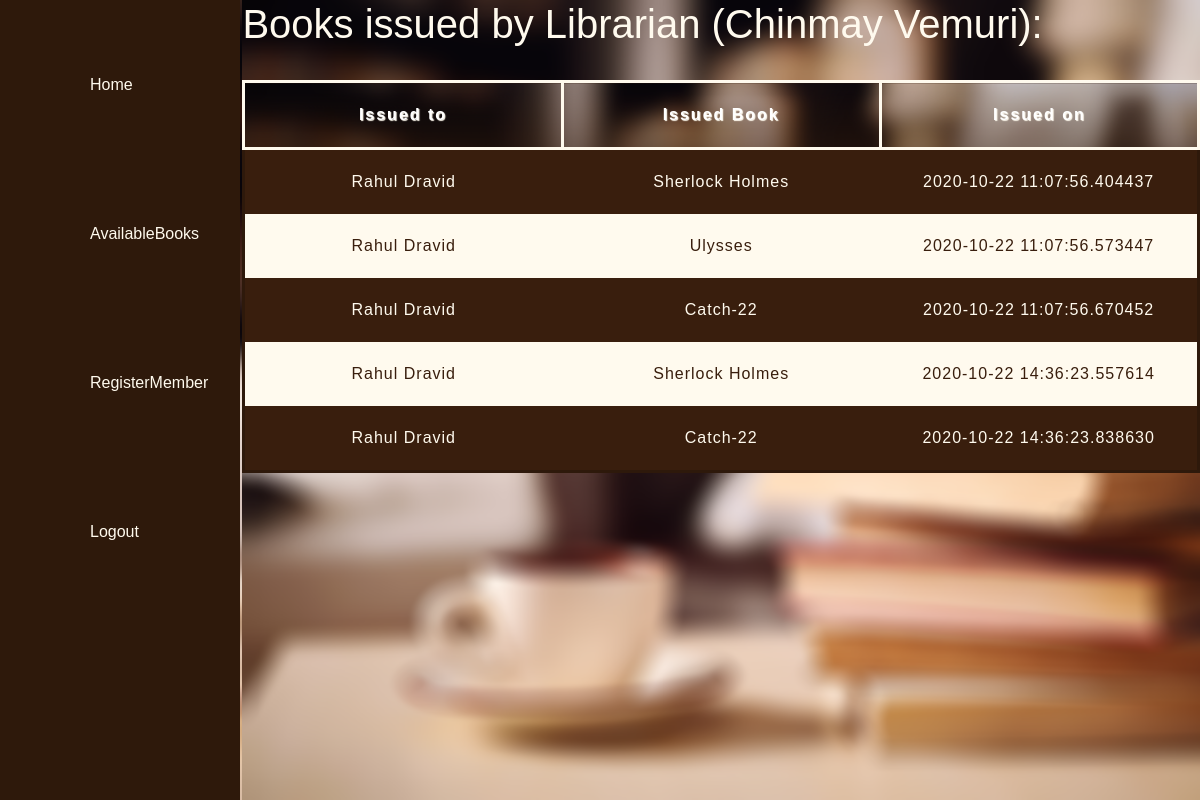
Screenshot of /issued-by-me (signed in) with the database file from the repository.
### librarymanagement/models.py (models this page shows, shortened)
class librarian(UserMixin,db.Model):
    __tablename__="librarian"
    id = db.Column(db.Integer, primary_key = True)
    name = db.Column(db.String(50), nullable = False)
    email = db.Column(db.Text, unique = True, nullable = False)
    password = db.Column(db.String(64), nullable = False)
    address = db.Column(db.Text, nullable = False)
    doj = db.Column(db.DateTime, nullable = False, default = datetime.utcnow)
    shift_from = db.Column(db.String(4), nullable = False)
    shift_till = db.Column(db.String(4), nullable = False)
    mobiles = db.relationship("librarianMobile", backref = "librarian", lazy = True)
    librarian_issueInfo  = db.relationship("issueInfo", backref = "librarian",lazy=True)

class issueInfo(UserMixin,db.Model):
    __tablename__="issueinfo"
    id = db.Column(db.Integer, primary_key = True)
    date = db.Column(db.DateTime, nullable = False, default = datetime.utcnow) #Check if default is required here
    member_id = db.Column(db.Integer, db.ForeignKey("member.id"), nullable = False)
    book_id = db.Column(db.Integer, db.ForeignKey("book.id"), nullable = False)
    lib_id = db.Column(db.Integer, db.ForeignKey("librarian.id"), nullable = False)
    issueStatus = db.relationship("issuedOrReturned", backref = "issueinfo", lazy = True)

class member(UserMixin,db.Model):
    __tablename__="member"
    id = db.Column(db.Integer, primary_key = True)
    name = db.Column(db.String(50), nullable = False)
    email = db.Column(db.Text, unique = True, nullable = False)
    isAdult = db.Column(db.Boolean, nullable = False)
    address = db.Column(db.Text, nullable = False)
    curr_no_books = db.Column(db.Integer, default = 0)
    mobiles = db.relationship("memberMobile", backref = "member", lazy = True)
    member_issueInfo  = db.relationship("issueInfo", backref = "member", lazy = True)

class book(UserMixin,db.Model):
    __tablename__="book"
    id = db.Column(db.Integer, primary_key = True)
    name = db.Column(db.String(100), nullable = False)
    publisher = db.Column(db.String(50), nullable = False)
    isbn = db.Column(db.Integer, unique = True, nullable = True) #May be nullable if the book is old
    is_issued=db.Column(db.Boolean)
    genres = db.relationship("bookGenre", backref = "book", lazy = True)
    authors = db.relationship("bookAuthor", backref = "book", lazy = True)
    book_issueInfo  = db.relationship("issueInfo", backref = "book", lazy = True)
    issueStatus = db.relationship("issuedOrReturned", backref = "book", lazy = True)

### librarymanagement/routes.py (the view)
@app.route("/issued-by-me",methods=["POST","GET"])
@login_required
def issuedbyme():
    issues=issueInfo.query.filter_by(lib_id=current_user.id).all()
    return render_template("issuedbyme.html",current_user=current_user,issues=issues)

### librarymanagement/models.py (called while the page is built)
@login_manager.user_loader
def load_user(user_id):
    return librarian.query.get(int(user_id))

### librarymanagement/templates/issuedbyme.html (shortened to what this page needs)
{% extends 'layout.html' %}
{% block body %}
<div class="bg-issue-by-me">
  <div class="home-bar">
    <a href="{{url_for('home')}}">Home</a><br />
    <a href="{{url_for('showbooks')}}">AvailableBooks</a><br />
    <a href="{{url_for('register')}}">RegisterMember</a><br />
    <a type="button" class="lg-btn"
            href="{{url_for('logout')}}">Logout</a>
</div>
<div class="table-container">
  <h1>Books issued by Librarian ({{current_user.name}}): </h1><br />
<table class="issue-by-me">
    <thead><tr class="main-tr">
        <th>Issued to</th>
        <th>Issued Book</th>
        <th>Issued on</th>
    </tr>
  </thead>
{% for issue in issues %}
<tr>
    <td>{{issue.member.name}}</td>
    <td>{{issue.book.name}}</td>
    <td>{{issue.date}}</td>
</tr>
{% endfor %}
</table>
</div>
</div>
{% endblock %}

### librarymanagement/templates/layout.html (shortened to what this page needs)
<!DOCTYPE html>
<html lang="en">
<head>
  <link rel="stylesheet" href="https://stackpath.bootstrapcdn.com/bootstrap/4.5.0/css/bootstrap.min.css"
>
  <link rel="stylesheet" type="text/css" href="{{url_for('static',filename='css/style.css')}}">
  <link rel="stylesheet" href="https://use.fontawesome.com/releases/v5.7.0/css/all.css"
>
</head>
<body>
  {% block body %}
  {% endblock %}
</body>
</html>

### librarymanagement/static/css/style.css (style rules this page uses)
html, body { height: 100%; margin: 0; font-family: Arial, Helvetica, sans-serif; }
.home-bar { list-style-type: none; margin: 0; padding: 0; width: 20%; background-color: #2E190B; position: fixed; height: 100%; overflow: auto; }
.home-bar a { display: block; color: #FFFAEE; text-decoration: none; padding: 60px 90px 15px; line-height: 50px; }
.issue-by-me { table-layout: fixed; width: 100%; border-collapse: collapse; border: 3px solid rgba(46, 25, 11, 1);; }
.issue-by-me th, td { padding: 20px; }
.issue-by-me th { letter-spacing: 2px; }
.issue-by-me td { letter-spacing: 1px; }
.table-container { background-image: url(../images/books2.png); height: 100%; background-repeat: no-repeat; background-size: cover; position: absolute; left: 20.2%; }
.main-tr { background: url(../images/books2.png); background-repeat: no-repeat; background-size: cover; color: white; text-shadow: 1px 1px 1px #FFFAEE; text-align: center; }
.issue-by-me th, tfoot th, tfoot td { background: linear-gradient(to bottom, rgba(0, 0, 0, 0.1), rgba(46, 25, 11,0.5)); border: 3px solid #FFFAEE; }
.issue-by-me tbody tr:nth-child(odd) { background-color: #391E0D;; color: #FFFAEE; text-align: center; }
.issue-by-me tr:nth-child(even) { background-color: #FFFAEE;; color: #391E0D; text-align: center; }
.table-container h1 { color: #FFFAEE; }
.bg-issue-by-me { background-image: url(../images/books2.png); background-repeat: no-repeat; background-size: cover; height: 100%; }

### rows the page displays
librarian: name "Chinmay Vemuri"
issueInfo: member.name "Rahul Dravid", book.name "Sherlock Holmes", date "2020-10-22 11:07:56.404437"
issueInfo: member.name "Rahul Dravid", book.name "Ulysses", date "2020-10-22 11:07:56.573447"
issueInfo: member.name "Rahul Dravid", book.name "Catch-22", date "2020-10-22 11:07:56.670452"
issueInfo: member.name "Rahul Dravid", book.name "Sherlock Holmes", date "2020-10-22 14:36:23.557614"
issueInfo: member.name "Rahul Dravid", book.name "Catch-22", date "2020-10-22 14:36:23.838630"
